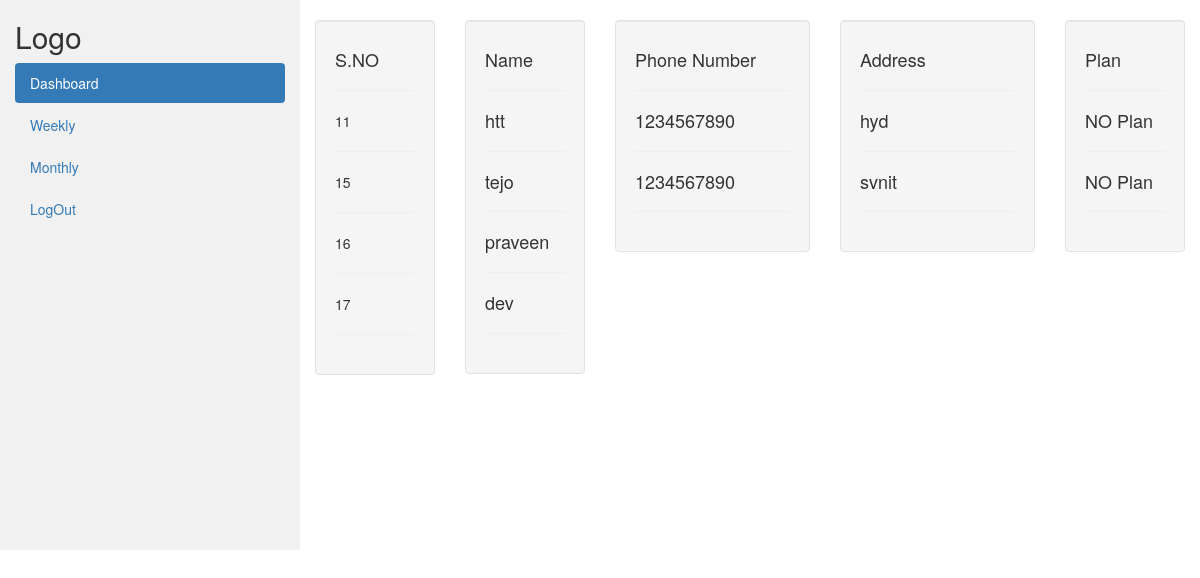
Screenshot of /owner (signed in) with the database file from the repository.
### myapp/models.py (models this page shows, shortened)
class userdetails(models.Model):
    mobile = models.CharField(max_length=10,null=False,blank=False)
    address = models.TextField()
    subscription = models.SmallIntegerField(default=0)
    user = models.OneToOneField(User,null=True,on_delete=models.CASCADE)
    pincode = models.CharField(max_length=6,null=False,blank=False,default=0)

### myapp/views.py (the view)
# urls.py: path('owner',views.owner,name='owner'),
@login_required(login_url='owner_login')
def owner(request):
    user = User.objects.all()
    user_details = userdetails.objects.all()
    context = {
        'users':user,
        'user_details':user_details
    }
    return render(request,'owner.html',context)

### templates/owner.html (shortened to what this page needs)
<!DOCTYPE html>
<html lang="en">
<head>
  <link rel="stylesheet" href="https://maxcdn.bootstrapcdn.com/bootstrap/3.4.1/css/bootstrap.min.css">
</head>
<body>
<div class="container-fluid">
  <div class="row content">
    <div class="col-sm-3 sidenav hidden-xs">
      <h2>Logo</h2>
      <ul class="nav nav-pills nav-stacked">
        <li class="active"><a href="#section1">Dashboard</a></li>
        <li><a href="#section2">Weekly</a></li>
        <li><a href="#section3">Monthly</a></li>
        <li><a href="#section3">LogOut</a></li>
      </ul><br>
    </div>
    <br>
    <div class="col-sm-9">
      <div class="row">
      <div class="col-sm-2">
          <div class="well">
            <h4>S.NO</h4>
            <hr>
            {% for user in users %}
            <p>
              {{user.id}}
            </p>
            <hr>
              {% endfor %}
          </div>
        </div>
        <div class="col-sm-2">
          <div class="well">
            <h4>Name</h4>
            <hr>
            <p>{% for user in users %}
              <h4>{{user.username}}</h4>
              <hr>
              {% endfor %}</p>
          </div>
        </div>
        <div class="col-sm-3">
          <div class="well">
            <h4>Phone Number</h4>
            <hr>
            <p>{% for user in users %}
              {% for user_detail in user_details %}
              {% if user_detail.user == user%}
              <h4>{{user_detail.mobile}}</h4>
              <hr>
              {% endif %}
              {% endfor %}
              {% endfor %}</p>
          </div>
        </div>
        <div class="col-sm-3">
          <div class="well">
            <h4>Address</h4>
            <hr>
            <p>{% for user in users %}
              {% for user_detail in user_details %}
              {% if user_detail.user == user%}
              <h4>{{user_detail.address}}</h4>
              <hr>
              {% endif %}
              {% endfor %}
              {% endfor %}</p>
          </div>
        </div>
        <div class="col-sm-2">
          <div class="well">
            <h4>Plan</h4>
            <hr>
            <p>{% for user in users %}
              {% for user_detail in user_details %}
              {% if user_detail.user == user%}
              {% if user_detail.subscription == 0%}
              <h4>NO Plan</h4>
              <hr>
              {% endif %}
              {% endif %}
              {% endfor %}
              {% endfor %}</p>
          </div>
        </div>
      </div>
    </div>
  </div>
</div>
</body>
</html>

### templates/owner.html (style rules this page uses)
.row.content { height: 550px }
.sidenav { background-color: #f1f1f1; height: 100%; }

### rows the page displays
userdetails: mobile "1234567890", address "hyd", subscription "NO Plan"
userdetails: mobile "1234567890", address "svnit", subscription "NO Plan"

### other values shown
{{ user.id }} "11"
{{ user.id }} "15"
{{ user.id }} "16"
{{ user.id }} "17"
{{ user.username }} "htt"
{{ user.username }} "tejo"
{{ user.username }} "praveen"
{{ user.username }} "dev"
